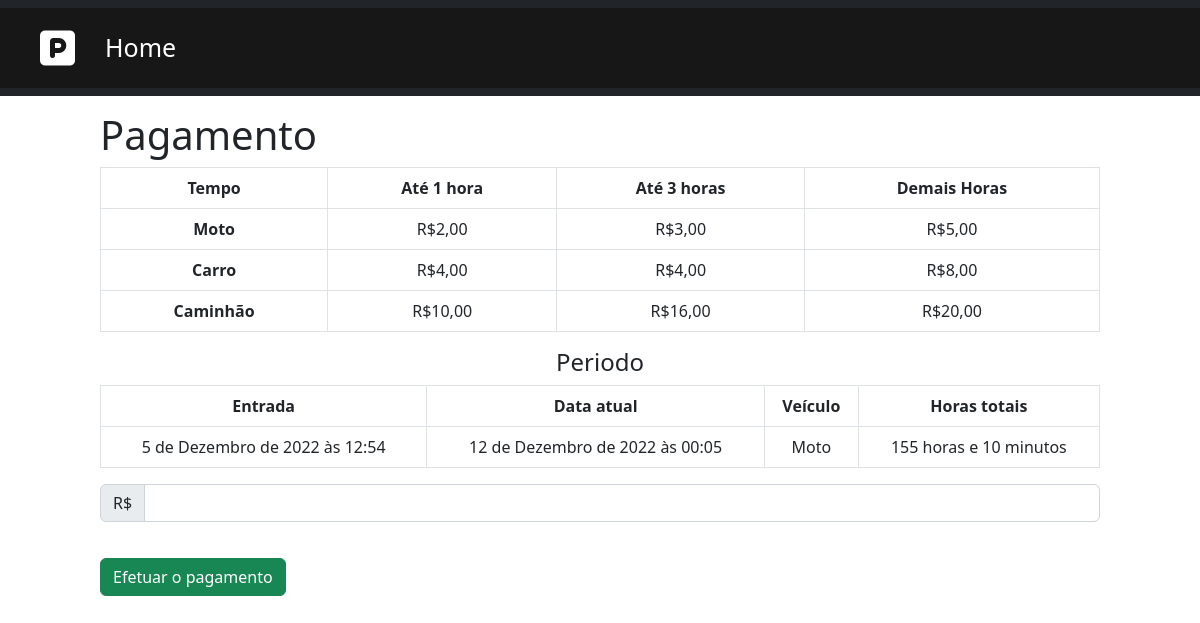
Before: /parking/31/pay with the older database file.
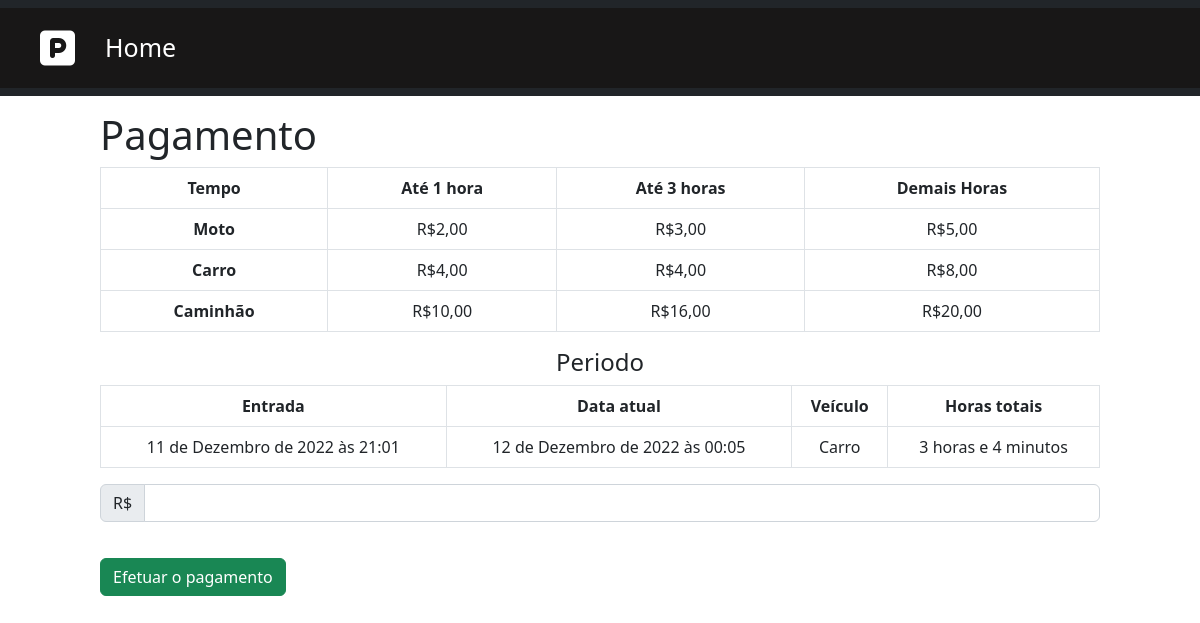
After: the same page with the newer database file.
### core/models.py (models this page shows, shortened)
class Parking(models.Model):
    TYPEVEHICLE = (
        ('Carro', "Carro"),
        ('Moto', 'Moto'),
        ('Caminhão', 'Caminhão'),
    )
    id = models.AutoField(primary_key=True, auto_created=True)
    client = models.CharField(max_length=255, verbose_name="Cliente")
    code = models.CharField(max_length=8, editable=False,
                            verbose_name="Código")
    plate = models.CharField(max_length=8, null=False,
                             verbose_name="Placa")
    value = models.FloatField(default=0, verbose_name="Valor")
    paid = models.BooleanField(default=False, verbose_name="Pago")
    left = models.BooleanField(default=False, verbose_name="Saída")
    vehicle = models.CharField(max_length=10, choices=TYPEVEHICLE,
                               verbose_name="Veículo")
    date_input = models.DateTimeField(auto_now_add=True,
                                      verbose_name="Data entrada")
    date_output = models.DateTimeField(null=True, blank=True,
                                       verbose_name="Data saída")
    @staticmethod
    def total_time(date_input: datetime):
        date_now = datetime.now()
        diff = abs(relativedelta(date_input, date_now))
        if diff.days > 0:
            total_hours = (diff.days * 24) + diff.hours
            return f'{total_hours} horas e {diff.minutes} minutos'
        return f'{diff.hours} horas e {diff.minutes} minutos'

### core/views.py (the view)
# urls.py: path("parking/<int:id>/pay", ParkingViewSet.payment, name="pay-parking"),
    @staticmethod
    def payment(request, id: int):
        parking = get_object_or_404(Parking, pk=id)
        form = PaymentForm(instance=parking)
        total_time = parking.total_time(parking.date_input)
        if request.method == 'POST':
            form = PaymentForm(request.POST, instance=parking)
            if form.is_valid():
                parking.paid = True
                form.save()
            return redirect('/')
        else:
            json_data = {'form': form,
                         'parking': parking,
                         'total_time': total_time,
                         'datetime_now': datetime.now()}
            return render(request, 'payment/payment.html', json_data)

### core/forms.py
class PaymentForm(forms.ModelForm):
    class Meta:
        model = Parking
        fields = ('value',)

### core/templates/payment/payment.html (shortened to what this page needs)
{% extends 'base.html' %}
{% load crispy_forms_tags %}
{% block content %}
<div class="offset-1 col-10 list-div">
    <h1>Pagamento</h1>
    {% include 'payment/schedules.html' %}
    <h4 class="subtitle" style="text-align: center">Periodo</h4>
    <table class="table table-bordered">
        <thead>
        <tr>
            <th scope="col">Entrada</th>
            <th scope="col">Data atual</th>
            <th scope="col">Veículo</th>
            <th scope="col">Horas totais</th>
        </tr>
        </thead>
        <tbody>
        <tr>
            <td>{{parking.date_input}}</td>
            <td>{{datetime_now}}</td>
            <td>{{parking.vehicle}}</td>
            <td>{{total_time}}</td>
        </tr>
        </tbody>
    </table>
    <form method="POST" id="form-payment">
        <div class="input-group mb-3">
            <span class="input-group-text">R$</span>
            <input type="number" min="1" name="value" id="value"
                   class="form-control" value="{{payment}}"/>
        </div>
        <input type="submit" class="btn btn-success bnt-payment"
               value="Efetuar o pagamento"/>
    </form>
</div>
{% endblock %}

Changed rows visible on the page:
changed Parking: date_input "5 de Dezembro de 2022 às 12:54" → "11 de Dezembro de 2022 às 21:01"; vehicle "Moto" → "Carro"
Other visible differences:
{{ total_time }}: "155 horas e 10 minutos" → "3 horas e 4 minutos"
